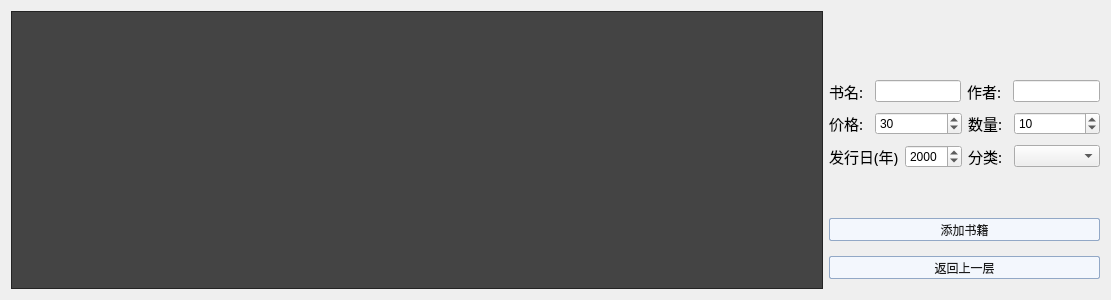
<?xml version="1.0" encoding="UTF-8"?>
<ui version="4.0">
 <class>Book_Manager</class>
 <widget class="QWidget" name="Book_Manager">
  <property name="geometry">
   <rect>
    <x>0</x>
    <y>0</y>
    <width>1111</width>
    <height>300</height>
   </rect>
  </property>
  <property name="windowTitle">
   <string>Book_Manager</string>
  </property>
  <layout class="QHBoxLayout" name="horizontalLayout_11">
   <property name="spacing">
    <number>0</number>
   </property>
   <property name="leftMargin">
    <number>0</number>
   </property>
   <property name="topMargin">
    <number>0</number>
   </property>
   <property name="rightMargin">
    <number>0</number>
   </property>
   <property name="bottomMargin">
    <number>0</number>
   </property>
   <item>
    <widget class="QWidget" name="widget" native="true">
     <layout class="QHBoxLayout" name="horizontalLayout_10" stretch="3,1">
      <item>
       <widget class="QTableWidget" name="TableW_book">
        <property name="minimumSize">
         <size>
          <width>600</width>
          <height>250</height>
         </size>
        </property>
        <property name="styleSheet">
         <string notr="true">QTableWidget{
color:#DCDCDC;
background:#444444;
border:1px solid #242424;
alternate-background-color:#525252;
gridline-color:#242424;
}
QTableWidget::item:selected{
color:#DCDCDC;
background:qlineargradient(spread:pad,x1:0,y1:0,x2:0,y2:1,stop:0 #484848,stop:1 #383838);
}
QTableWidget::item:hover{
background:#5B5B5B;
}
QHeaderView::section{
text-align:center;
background:#5E5E5E;
padding:3px;
margin:0px;
color:#DCDCDC;
border:1px solid #242424;
border-left-width:0;
}
QScrollBar:vertical{
background:#484848;
padding:0px;
border-radius:6px;
max-width:12px;
}
QScrollBar::handle:vertical{
background:#CCCCCC;
}
QScrollBar::handle:hover:vertical,QScrollBar::handle:pressed:vertical{
background:#A7A7A7;
}
QScrollBar::sub-page:vertical{
background:444444;
}
QScrollBar::add-page:vertical{
background:5B5B5B;
}
QScrollBar::add-line:vertical{
background:none;
}
QScrollBar::sub-line:vertical{
background:none;
}</string>
        </property>
       </widget>
      </item>
      <item>
       <layout class="QVBoxLayout" name="verticalLayout_2">
        <item>
         <layout class="QVBoxLayout" name="verticalLayout">
          <property name="spacing">
           <number>10</number>
          </property>
          <property name="topMargin">
           <number>60</number>
          </property>
          <item>
           <layout class="QHBoxLayout" name="horizontalLayout_6">
            <item>
             <layout class="QHBoxLayout" name="horizontalLayout">
              <item>
               <widget class="QLabel" name="label">
                <property name="minimumSize">
                 <size>
                  <width>40</width>
                  <height>20</height>
                 </size>
                </property>
                <property name="maximumSize">
                 <size>
                  <width>40</width>
                  <height>20</height>
                 </size>
                </property>
                <property name="font">
                 <font>
                  <family>Axure Handwriting</family>
                  <pointsize>11</pointsize>
                  <weight>50</weight>
                  <bold>false</bold>
                 </font>
                </property>
                <property name="text">
                 <string>书名:</string>
                </property>
                <property name="alignment">
                 <set>Qt::AlignLeading|Qt::AlignLeft|Qt::AlignVCenter</set>
                </property>
               </widget>
              </item>
              <item>
               <widget class="QLineEdit" name="LE_Book_Name"/>
              </item>
             </layout>
            </item>
            <item>
             <layout class="QHBoxLayout" name="horizontalLayout_2">
              <item>
               <widget class="QLabel" name="label_2">
                <property name="minimumSize">
                 <size>
                  <width>40</width>
                  <height>20</height>
                 </size>
                </property>
                <property name="maximumSize">
                 <size>
                  <width>40</width>
                  <height>20</height>
                 </size>
                </property>
                <property name="font">
                 <font>
                  <family>Axure Handwriting</family>
                  <pointsize>11</pointsize>
                  <weight>50</weight>
                  <bold>false</bold>
                 </font>
                </property>
                <property name="text">
                 <string>作者:</string>
                </property>
                <property name="alignment">
                 <set>Qt::AlignLeading|Qt::AlignLeft|Qt::AlignVCenter</set>
                </property>
               </widget>
              </item>
              <item>
               <widget class="QLineEdit" name="LE_Book_Author"/>
              </item>
             </layout>
            </item>
           </layout>
          </item>
          <item>
           <layout class="QHBoxLayout" name="horizontalLayout_8">
            <item>
             <layout class="QHBoxLayout" name="horizontalLayout_7">
              <item>
               <widget class="QLabel" name="label_6">
                <property name="minimumSize">
                 <size>
                  <width>40</width>
                  <height>20</height>
                 </size>
                </property>
                <property name="maximumSize">
                 <size>
                  <width>40</width>
                  <height>20</height>
                 </size>
                </property>
                <property name="font">
                 <font>
                  <family>Axure Handwriting</family>
                  <pointsize>11</pointsize>
                  <weight>50</weight>
                  <bold>false</bold>
                 </font>
                </property>
                <property name="text">
                 <string>价格:</string>
                </property>
                <property name="alignment">
                 <set>Qt::AlignLeading|Qt::AlignLeft|Qt::AlignVCenter</set>
                </property>
               </widget>
              </item>
              <item>
               <widget class="QSpinBox" name="SB_Price">
                <property name="maximum">
                 <number>2147483647</number>
                </property>
                <property name="value">
                 <number>30</number>
                </property>
               </widget>
              </item>
             </layout>
            </item>
            <item>
             <layout class="QHBoxLayout" name="horizontalLayout_3">
              <item>
               <widget class="QLabel" name="label_3">
                <property name="minimumSize">
                 <size>
                  <width>40</width>
                  <height>20</height>
                 </size>
                </property>
                <property name="maximumSize">
                 <size>
                  <width>40</width>
                  <height>20</height>
                 </size>
                </property>
                <property name="font">
                 <font>
                  <family>Axure Handwriting</family>
                  <pointsize>11</pointsize>
                  <weight>50</weight>
                  <bold>false</bold>
                 </font>
                </property>
                <property name="text">
                 <string>数量:</string>
                </property>
                <property name="alignment">
                 <set>Qt::AlignLeading|Qt::AlignLeft|Qt::AlignVCenter</set>
                </property>
               </widget>
              </item>
              <item>
               <widget class="QSpinBox" name="SB_Book_Num">
                <property name="maximum">
                 <number>2147483647</number>
                </property>
                <property name="value">
                 <number>10</number>
                </property>
               </widget>
              </item>
             </layout>
            </item>
           </layout>
          </item>
          <item>
           <layout class="QHBoxLayout" name="horizontalLayout_9">
            <item>
             <layout class="QHBoxLayout" name="horizontalLayout_5">
              <item>
               <widget class="QLabel" name="label_5">
                <property name="minimumSize">
                 <size>
                  <width>70</width>
                  <height>20</height>
                 </size>
                </property>
                <property name="maximumSize">
                 <size>
                  <width>70</width>
                  <height>20</height>
                 </size>
                </property>
                <property name="font">
                 <font>
                  <family>Axure Handwriting</family>
                  <pointsize>11</pointsize>
                  <weight>50</weight>
                  <bold>false</bold>
                 </font>
                </property>
                <property name="text">
                 <string>发行日(年):</string>
                </property>
                <property name="alignment">
                 <set>Qt::AlignLeading|Qt::AlignLeft|Qt::AlignVCenter</set>
                </property>
               </widget>
              </item>
              <item>
               <widget class="QSpinBox" name="SB_Time">
                <property name="minimum">
                 <number>0</number>
                </property>
                <property name="maximum">
                 <number>2025</number>
                </property>
                <property name="value">
                 <number>2000</number>
                </property>
               </widget>
              </item>
             </layout>
            </item>
            <item>
             <layout class="QHBoxLayout" name="horizontalLayout_4">
              <item>
               <widget class="QLabel" name="label_4">
                <property name="minimumSize">
                 <size>
                  <width>40</width>
                  <height>20</height>
                 </size>
                </property>
                <property name="maximumSize">
                 <size>
                  <width>40</width>
                  <height>20</height>
                 </size>
                </property>
                <property name="font">
                 <font>
                  <family>Axure Handwriting</family>
                  <pointsize>11</pointsize>
                  <weight>50</weight>
                  <bold>false</bold>
                 </font>
                </property>
                <property name="text">
                 <string>分类:</string>
                </property>
                <property name="alignment">
                 <set>Qt::AlignLeading|Qt::AlignLeft|Qt::AlignVCenter</set>
                </property>
               </widget>
              </item>
              <item>
               <widget class="QComboBox" name="CB_Book_Syurui"/>
              </item>
             </layout>
            </item>
           </layout>
          </item>
         </layout>
        </item>
        <item>
         <widget class="QLabel" name="L_message">
          <property name="minimumSize">
           <size>
            <width>0</width>
            <height>20</height>
           </size>
          </property>
          <property name="maximumSize">
           <size>
            <width>16777215</width>
            <height>20</height>
           </size>
          </property>
          <property name="font">
           <font>
            <family>微软雅黑 Light</family>
            <pointsize>14</pointsize>
           </font>
          </property>
          <property name="text">
           <string/>
          </property>
          <property name="alignment">
           <set>Qt::AlignCenter</set>
          </property>
         </widget>
        </item>
        <item>
         <widget class="QPushButton" name="PB_Add_Book">
          <property name="styleSheet">
           <string notr="true">width: 74px;
height: 21px;
background: #F3F7FD;
border: 1px solid #92A8C6;
border-radius: 2px;

font-size: 12px;
font-family: Microsoft YaHei;
font-weight: 400;
color: #1A1A1A;
line-height: 60px;</string>
          </property>
          <property name="text">
           <string>添加书籍</string>
          </property>
         </widget>
        </item>
        <item>
         <widget class="QPushButton" name="PB_Back">
          <property name="styleSheet">
           <string notr="true">width: 74px;
height: 21px;
background: #F3F7FD;
border: 1px solid #92A8C6;
border-radius: 2px;

font-size: 12px;
font-family: Microsoft YaHei;
font-weight: 400;
color: #1A1A1A;
line-height: 60px;</string>
          </property>
          <property name="text">
           <string>返回上一层</string>
          </property>
         </widget>
        </item>
       </layout>
      </item>
     </layout>
    </widget>
   </item>
  </layout>
 </widget>
 <layoutdefault spacing="6" margin="11"/>
 <resources/>
 <connections/>
</ui>
